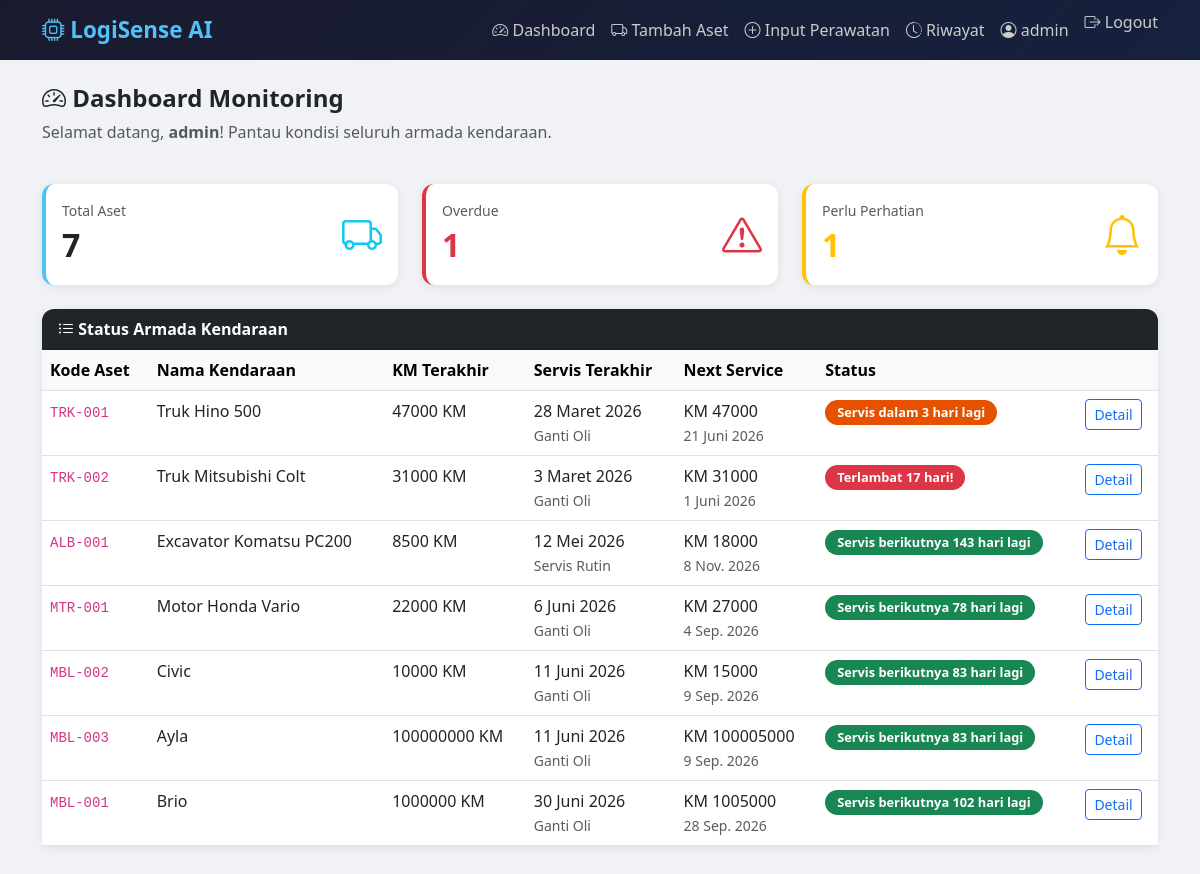
The app's page / (signed in), older data.
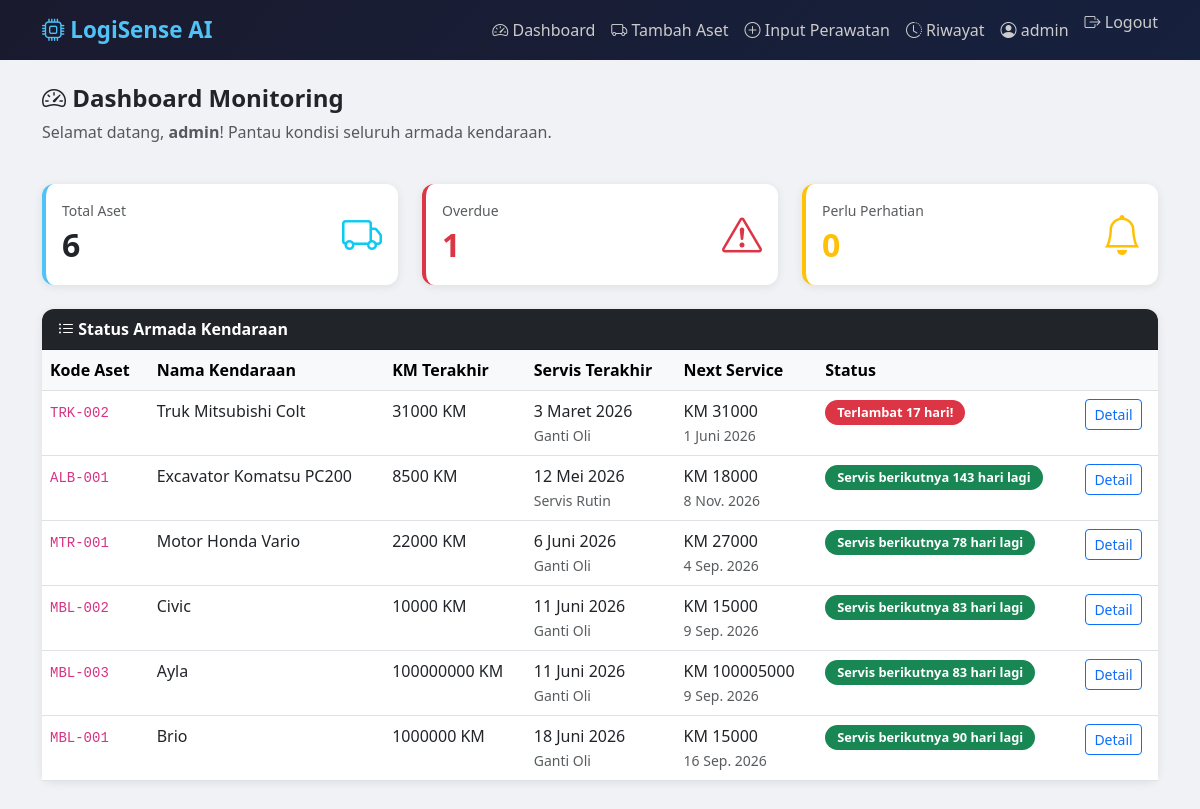
The same page, newer data.
### maintenance/models.py (models this page shows, shortened)
class Aset(models.Model):
    user = models.ForeignKey(User, on_delete=models.CASCADE, null=True, blank=True)
    kode_aset = models.CharField(max_length=20, unique=True)
    nama_kendaraan = models.CharField(max_length=100)
    jenis = models.CharField(max_length=50)  # Truk, Alat Berat, dll
    km_terakhir = models.IntegerField(default=0)

class Perawatan(models.Model):
    JENIS_CHOICES = [
        ('ganti_oli', 'Ganti Oli'),
        ('servis_rutin', 'Servis Rutin'),
        ('ganti_ban', 'Ganti Ban'),
        ('servis_besar', 'Servis Besar'),
        ('lainnya', 'Lainnya'),
    ]
    aset = models.ForeignKey(Aset, on_delete=models.CASCADE)
    jenis_perawatan = models.CharField(max_length=50, choices=JENIS_CHOICES)
    tanggal = models.DateField()
    km_saat_servis = models.IntegerField()
    catatan = models.TextField(blank=True)
    dicatat_oleh = models.CharField(max_length=100)
    next_service_km = models.IntegerField(null=True, blank=True)
    next_service_tanggal = models.DateField(null=True, blank=True)
    is_anomali = models.BooleanField(default=False)
    pesan_anomali = models.TextField(blank=True)
    created_at = models.DateTimeField(auto_now_add=True)
    class Meta:
        ordering = ['-tanggal']

### maintenance/views.py (the view)
# urls.py: path('', views.dashboard, name='dashboard'),
@login_required
def dashboard(request):
    aset_list = Aset.objects.filter(user=request.user)
    data_dashboard = []
    for aset in aset_list:
        perawatan_terakhir = Perawatan.objects.filter(aset=aset).first()
        status, pesan_status = cek_status_kendaraan(perawatan_terakhir)
        data_dashboard.append({
            'aset': aset,
            'perawatan_terakhir': perawatan_terakhir,
            'status': status,
            'pesan_status': pesan_status,
        })
    context = {
        'data_dashboard': data_dashboard,
        'total_aset': aset_list.count(),
        'total_overdue': sum(1 for d in data_dashboard if d['status'] == 'overdue'),
        'total_warning': sum(1 for d in data_dashboard if d['status'] == 'warning'),
    }
    return render(request, 'maintenance/dashboard.html', context)

### maintenance/logic.py (called while the page is built)
def cek_status_kendaraan(perawatan_terakhir):
    if not perawatan_terakhir:
        return 'unknown', 'Belum ada data perawatan'
    hari_tersisa = (perawatan_terakhir.next_service_tanggal - date.today()).days
    if hari_tersisa < 0:
        return 'overdue', f'Terlambat {abs(hari_tersisa)} hari!'
    elif hari_tersisa <= 14:
        return 'warning', f'Servis dalam {hari_tersisa} hari lagi'
    else:
        return 'ok', f'Servis berikutnya {hari_tersisa} hari lagi'

### maintenance/templates/maintenance/dashboard.html (shortened to what this page needs)
{% extends 'maintenance/base.html' %}
{% block content %}
<div class="row mb-4">
    <div class="col-12">
        <h4 class="fw-bold"><i class="bi bi-speedometer2"></i> Dashboard Monitoring</h4>
        <p class="text-muted">Selamat datang, <strong>{{ request.user.username }}</strong>! Pantau kondisi seluruh armada kendaraan.</p>
    </div>
</div>
{% if data_dashboard %}
<div class="row mb-4">
    <div class="col-md-4">
        <div class="card stat-card stat-card-total p-3">
            <div class="d-flex justify-content-between align-items-center">
                <div>
                    <div class="text-muted small">Total Aset</div>
                    <div class="fs-2 fw-bold">{{ total_aset }}</div>
                </div>
                <i class="bi bi-truck fs-1 text-info"></i>
            </div>
        </div>
    </div>
    <div class="col-md-4">
        <div class="card stat-card stat-card-overdue p-3">
            <div class="d-flex justify-content-between align-items-center">
                <div>
                    <div class="text-muted small">Overdue</div>
                    <div class="fs-2 fw-bold text-danger">{{ total_overdue }}</div>
                </div>
                <i class="bi bi-exclamation-triangle fs-1 text-danger"></i>
            </div>
        </div>
    </div>
    <div class="col-md-4">
        <div class="card stat-card stat-card-warning p-3">
            <div class="d-flex justify-content-between align-items-center">
                <div>
                    <div class="text-muted small">Perlu Perhatian</div>
                    <div class="fs-2 fw-bold text-warning">{{ total_warning }}</div>
                </div>
                <i class="bi bi-bell fs-1 text-warning"></i>
            </div>
        </div>
    </div>
</div>
<div class="card">
    <div class="card-header bg-dark text-white">
        <i class="bi bi-list-ul"></i> Status Armada Kendaraan
    </div>
    <div class="card-body p-0">
        <table class="table table-hover mb-0">
            <thead class="table-light">
                <tr>
                    <th>Kode Aset</th>
                    <th>Nama Kendaraan</th>
                    <th>KM Terakhir</th>
                    <th>Servis Terakhir</th>
                    <th>Next Service</th>
                    <th>Status</th>
                    <th></th>
                </tr>
            </thead>
            <tbody>
                {% for data in data_dashboard %}
                <tr>
                    <td><code>{{ data.aset.kode_aset }}</code></td>
                    <td>{{ data.aset.nama_kendaraan }}</td>
                    <td>{{ data.aset.km_terakhir|floatformat:0 }} KM</td>
                    <td>
                        {% if data.perawatan_terakhir %}
                            {{ data.perawatan_terakhir.tanggal }}<br>
                            <small class="text-muted">{{ data.perawatan_terakhir.get_jenis_perawatan_display }}</small>
                        {% else %}
                            <span class="text-muted">-</span>
                        {% endif %}
                    </td>
                    <td>
                        {% if data.perawatan_terakhir %}
                            KM {{ data.perawatan_terakhir.next_service_km }}<br>
                            <small class="text-muted">{{ data.perawatan_terakhir.next_service_tanggal }}</small>
                        {% else %}
                            <span class="text-muted">-</span>
                        {% endif %}
                    </td>
                    <td>
                        <span class="badge badge-{{ data.status }}">
                            {{ data.pesan_status }}
                        </span>
                    </td>
                    <td>
                        <a href="{% url 'detail_aset' data.aset.kode_aset %}" class="btn btn-sm btn-outline-primary">
                            Detail
                        </a>
                    </td>
                </tr>
                {% endfor %}
            </tbody>
        </table>
    </div>
</div>
{% endif %}
{% endblock %}

Row changes from the older to the newer data that the page shows:
removed Aset: aset.kode_aset "TRK-001", aset.nama_kendaraan "Truk Hino 500", aset.km_terakhir "47000", perawatan_terakhir.tanggal "28 Maret 2026", perawatan_terakhir.jenis_perawatan "Ganti Oli", perawatan_terakhir.next_service_km "47000", perawatan_terakhir.next_service_tanggal "21 Juni 2026", pesan_status "Servis dalam 3 hari lagi"
computed for Aset "Brio": perawatan_terakhir.tanggal "30 Juni 2026" → "18 Juni 2026"; perawatan_terakhir.next_service_km "1005000" → "15000"; perawatan_terakhir.next_service_tanggal "28 Sep. 2026" → "16 Sep. 2026"; pesan_status "Servis berikutnya 102 hari lagi" → "Servis berikutnya 90 hari lagi"
Text that changed along with them:
{{ total_aset }}: "7" → "6"
{{ total_warning }}: "1" → "0"
